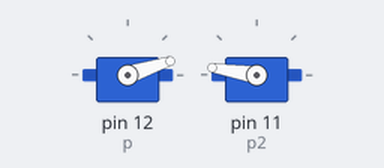
A program run on a simulated Raspberry Pi (header pin numbers). On the bench: 2 × servo. Servo angles are drawn from the pulse width (0.5 ms = 0°, 2.5 ms = 180°). At 9.0 s the program stops and its outputs stay as they are.

Above: at 0.1 s.
At 2.1 s:
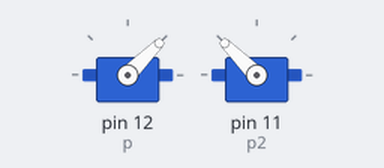
At 3.1 s:
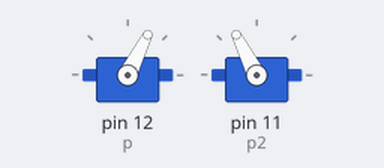
At 7.1 s:
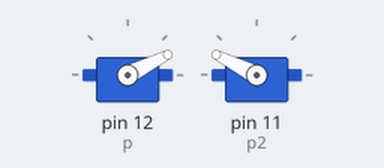
Timing chart, 0 to 9.5 s (numbered marks = the images above):
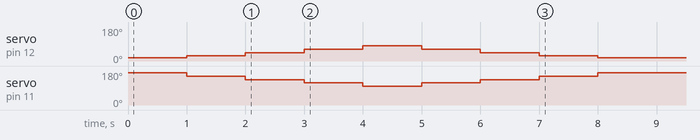

The program:

servo4.py
```python
import RPi.GPIO as GPIO
from time import sleep


GPIO.setmode(GPIO.BOARD)

GPIO.setup(12, GPIO.OUT)
GPIO.setup(11, GPIO.OUT)

p = GPIO.PWM(12, 50)
p2 = GPIO.PWM(11, 50)

p.start(0)
p2.start(0)

p.ChangeDutyCycle(3.5)
p2.ChangeDutyCycle(12)
sleep(1)

p.ChangeDutyCycle(4)
p2.ChangeDutyCycle(11)
sleep(1)

p.ChangeDutyCycle(5)
p2.ChangeDutyCycle(10)
sleep(1)

p.ChangeDutyCycle(6)
p2.ChangeDutyCycle(9)
sleep(1)

p.ChangeDutyCycle(7)
p2.ChangeDutyCycle(8)
sleep(1)

p.ChangeDutyCycle(6)
p2.ChangeDutyCycle(9)
sleep(1)

p.ChangeDutyCycle(5)
p2.ChangeDutyCycle(10)
sleep(1)

p.ChangeDutyCycle(4)
p2.ChangeDutyCycle(11)
sleep(1)

p.ChangeDutyCycle(3.5)
p2.ChangeDutyCycle(12)
sleep(1)

p.stop()
p2.stop()

GPIO.cleanup() 
```

Measured:
- by itself, servo on pin 12 (p): 18° → 27° at 1.0 s, → 45° 1.0 s later, → 63° 1.0 s later, → 81° 1.0 s later, … (8 changes in this stretch)
- by itself, servo on pin 11 (p2): 171° → 153° at 1.0 s, → 135° 1.0 s later, → 117° 1.0 s later, → 99° 1.0 s later, … (8 changes in this stretch)
